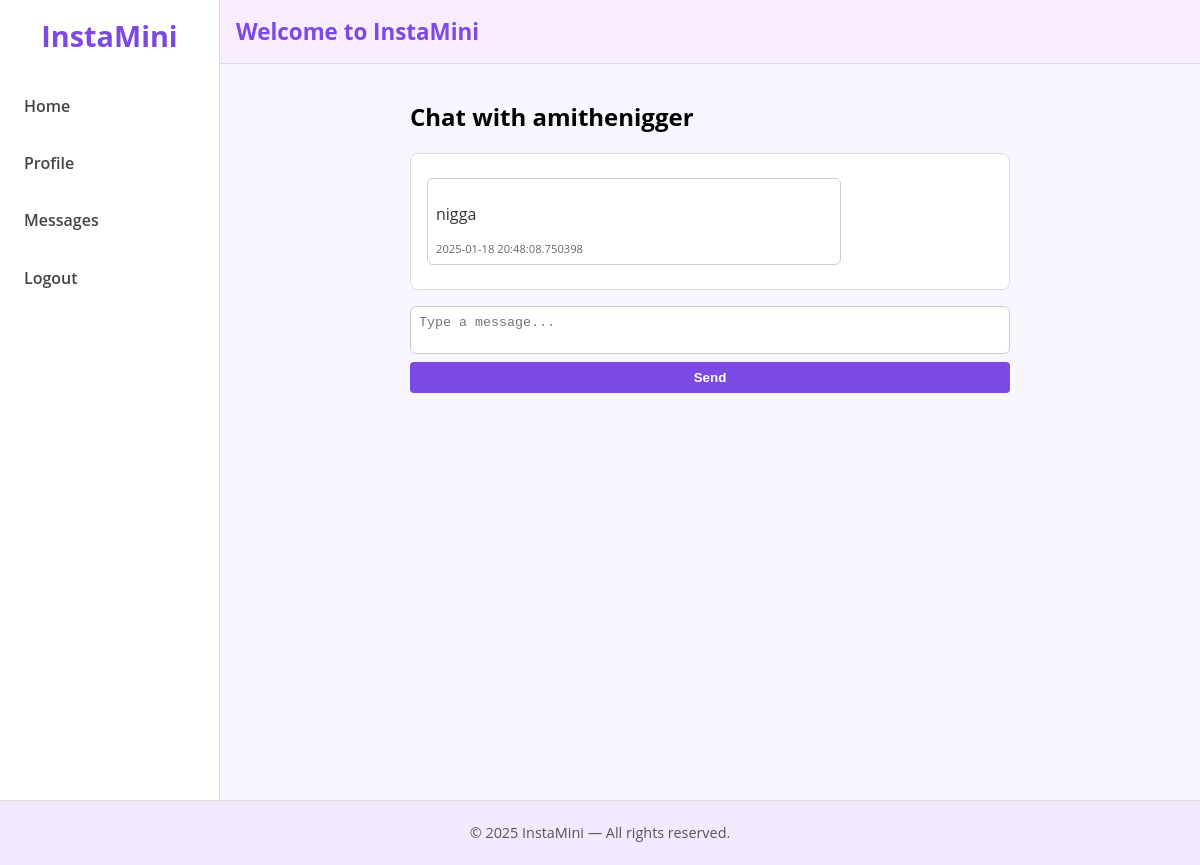
Page /messages/amithenigger (signed in) on the committed database.
### tables this page shows
CREATE TABLE users (
                id INTEGER PRIMARY KEY AUTOINCREMENT,
                username TEXT UNIQUE NOT NULL,
                password_hash TEXT NOT NULL,
                profile_picture TEXT,
                bio TEXT
            );

CREATE TABLE messages (
                id INTEGER PRIMARY KEY AUTOINCREMENT,
                sender_id INTEGER NOT NULL,
                recipient_id INTEGER NOT NULL,
                content TEXT NOT NULL,
                created_at DATETIME NOT NULL,
                FOREIGN KEY(sender_id) REFERENCES users(id),
                FOREIGN KEY(recipient_id) REFERENCES users(id)
            );

### app.py (the view, shortened to what this page needs)
@app.route("/messages/<username>", methods=["GET", "POST"])
def direct_messages(username):
    user_id = get_current_user_id()
    if not user_id:
        return redirect(url_for("login"))
    other_user = get_user_by_username(username)
    if not other_user:
        flash("User does not exist!", "error")
        return redirect(url_for("messages_list"))
    other_id = other_user["id"]
    conn = get_db_connection()
    msgs = conn.execute("""
        SELECT m.*, s.username as sender_name, r.username as recipient_name
        FROM messages m
        JOIN users s ON s.id = m.sender_id
        JOIN users r ON r.id = m.recipient_id
        WHERE (m.sender_id=? AND m.recipient_id=?)
           OR (m.sender_id=? AND m.recipient_id=?)
        ORDER BY m.created_at ASC
    """, (user_id, other_id, other_id, user_id)).fetchall()
    conn.close()
    messages_list = []
    for msg in msgs:
        messages_list.append({
            "id": msg["id"],
            "content": msg["content"],
            "created_at": msg["created_at"],
            "sender_id": msg["sender_id"],
            "sender_name": msg["sender_name"],
            "recipient_id": msg["recipient_id"],
            "recipient_name": msg["recipient_name"]
        })
    return render_template("messages.html",
                           conversation=True,
                           other_user=other_user,
                           messages_list=messages_list)

### app.py (called while the page is built)
def get_db_connection():
    conn = sqlite3.connect(DATABASE)
    conn.row_factory = sqlite3.Row
    return conn

def get_current_user_id():
    return session.get("user_id")

def get_user_by_username(username):
    conn = get_db_connection()
    user = conn.execute("SELECT * FROM users WHERE username=?", (username,)).fetchone()
    conn.close()
    return user

### templates/messages.html (shortened to what this page needs)
{% extends "base.html" %}
{% block content %}
<div class="messages-page animated-fade-in">
  {% if not conversation %}
    <h2>Conversations</h2>
    <ul class="conversation-list">
      {% for partner in conversation_partners %}
        <li>
          <a href="{{ url_for('direct_messages', username=partner['username']) }}">
            Chat with {{ partner['username'] }}
          </a>
        </li>
      {% endfor %}
    </ul>
    <p>If no conversations yet, try “Message” from a user profile or wait for someone to message you.</p>
  {% else %}
    <h2>Chat with {{ other_user.username }}</h2>
    <div id="messageThread" class="message-thread">
      {% for msg in messages_list %}
        <div class="message-bubble {% if msg.sender_id == session.get('user_id') %} sent {% else %} received {% endif %}">
          <p>{{ msg.content }}</p>
          <span class="msg-time">{{ msg.created_at }}</span>
        </div>
      {% endfor %}
    </div>
    <form method="POST" action="{{ url_for('direct_messages', username=other_user.username) }}" class="message-compose-form" id="messageForm">
      <textarea name="content" rows="2" placeholder="Type a message..."></textarea>
      <button type="submit" class="btn-primary">Send</button>
    </form>
  {% endif %}
</div>
{% endblock %}

### static/style.css (style rules this page uses)
html, body { margin: 0; padding: 0; background-color: #faf6ff; font-family: 'Open Sans', sans-serif; }
.btn-primary { margin-top: 1.5rem; width: 100%; padding: 0.6rem; background-color: #7c49e3; color: #fff; font-weight: 600; border: none; border-radius: 4px; cursor: pointer; }
.messages-page { max-width: 600px; margin: 0 auto; }
.message-thread { border: 1px solid #ddd; border-radius: 8px; padding: 1rem; max-height: 400px; overflow-y: auto; background-color: #fff; }
.message-bubble { margin: 0.5rem 0; padding: 0.5rem; border-radius: 6px; max-width: 70%; }
.received { background-color: #fff; color: #333; margin-right: auto; border: 1px solid #ccc; }
.msg-time { font-size: 0.7rem; color: #666; display: block; margin-top: 0.2rem; }
.message-compose-form { display: flex; flex-direction: column; margin-top: 1rem; }
.message-compose-form textarea { border: 1px solid #ccc; border-radius: 6px; padding: 0.5rem; resize: none; }
.message-compose-form button { margin-top: 0.5rem; align-self: flex-end; background-color: #7c49e3; color: #fff; font-weight: 600; padding: 0.5rem 1rem; border: none; border-radius: 4px; cursor: pointer; }
.animated-fade-in { animation: fadeIn 0.5s ease forwards; opacity: 0; }

### rows in the picture
users: username "amithenigger"
messages: content "nigga", created_at "2025-01-18 20:48:08.750398"
